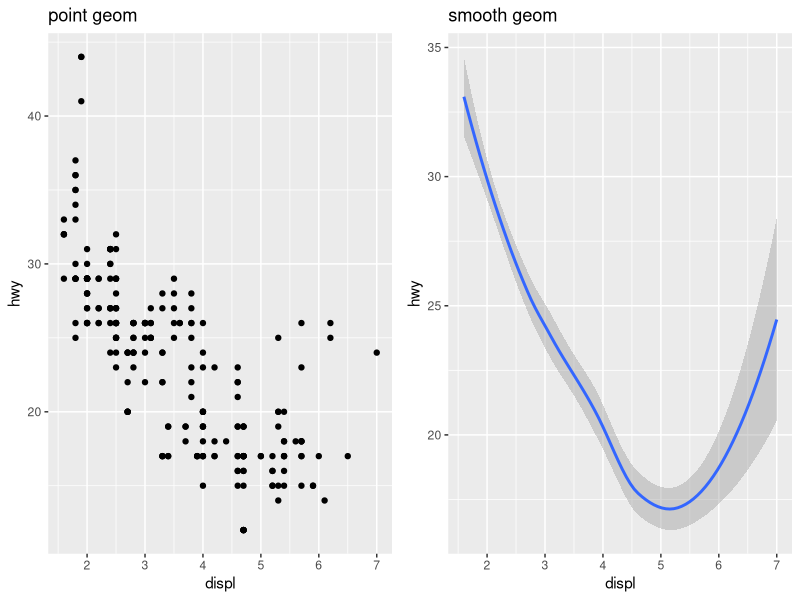

R code for this plot:

library(ggplot2)
library(gridExtra)

p1 <- ggplot(data = mpg) +
  geom_point(mapping = aes(x = displ, y = hwy)) +
  labs(title = "point geom")


p2 <- ggplot(data = mpg) +
  geom_smooth(mapping = aes(x = displ, y = hwy)) +
  labs(title = "smooth geom")

grid.arrange(p1, p2, ncol=2)





















